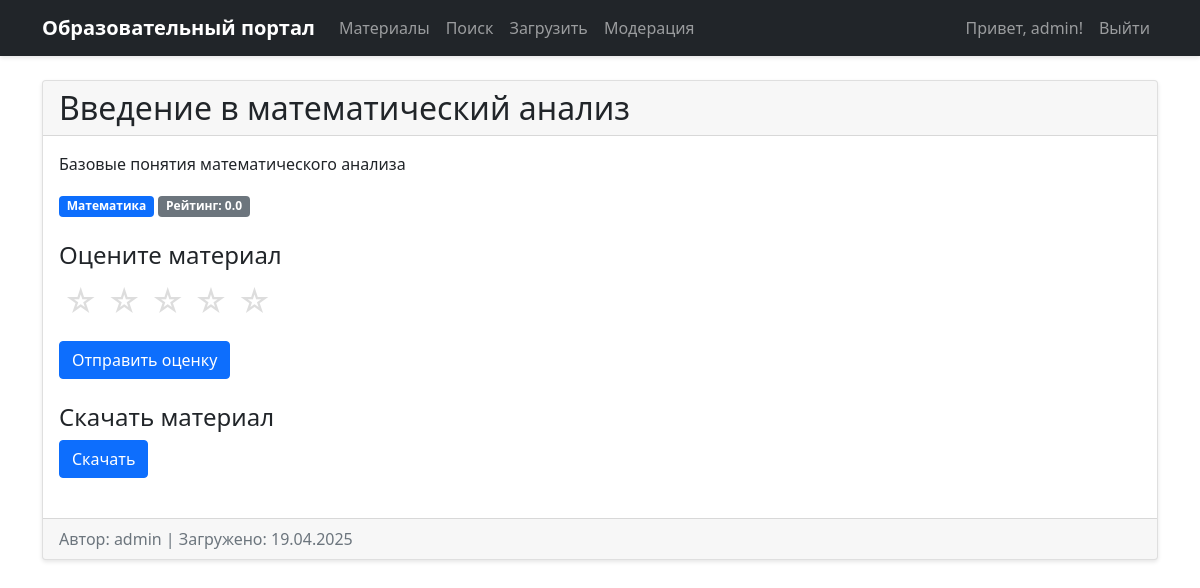
The page /materials/1 (signed in) on the database its author committed.
### app/models/user.py (models this page shows, shortened)
class User(UserMixin, db.Model):
    __tablename__ = 'users'
    id = db.Column(db.Integer, primary_key=True)
    username = db.Column(db.String(64), unique=True, nullable=False)
    password_hash = db.Column(db.String(128))
    role = db.Column(db.String(20), default='user')  # user/moderator/admin
    materials = db.relationship('Material', backref='author', lazy=True)
    ratings = db.relationship('Rating', backref='user', lazy=True)
    def is_moderator(self):
        return self.role == 'moderator' or self.role == 'admin'

### app/models/material.py (models this page shows, shortened)
class Material(db.Model):
    __tablename__ = 'materials'
    id = db.Column(db.Integer, primary_key=True)
    title = db.Column(db.String(120), nullable=False)
    description = db.Column(db.Text)
    file_url = db.Column(db.String(500))  # Ссылка на Google Drive
    status = db.Column(db.String(20), default='unapproved')  # unapproved/approved/rejected
    created_at = db.Column(db.DateTime, default=datetime.utcnow)
    author_id = db.Column(db.Integer, db.ForeignKey('users.id'), nullable=False)
    category_id = db.Column(db.Integer, db.ForeignKey('categories.id'))
    ratings = db.relationship('Rating', backref='material', lazy='dynamic')
    def average_rating(self):
        ratings = self.ratings.all()
        if not ratings:
            return 0
        return sum(rating.value for rating in ratings) / len(ratings)

### app/models/category.py (models this page shows, shortened)
class Category(db.Model):
    __tablename__ = 'categories'
    id = db.Column(db.Integer, primary_key=True)
    name = db.Column(db.String(50), unique=True, nullable=False)
    materials = db.relationship('Material', backref='category', lazy=True)

### app/routes/material_routes.py (the view)
@bp.route('/materials/<int:id>')
def detail(id):
    material = Material.query.get_or_404(id)
    form = RatingForm()
    return render_template('materials/detail.html', material=material, form=form)

### app/models/user.py (called while the page is built)
@login_manager.user_loader
def load_user(id):
    return User.query.get(int(id))

### app/templates/materials/detail.html (shortened to what this page needs)
{% extends "base.html" %}
{% block content %}
<div class="card">
    <div class="card-header">
        <h2 class="mb-0">{{ material.title }}</h2>
    </div>
    <div class="card-body">
        <div class="mb-4">
            <p class="card-text">{{ material.description }}</p>
            <div class="mb-2">
                <span class="badge bg-primary">{{ material.category.name }}</span>
                <span class="badge bg-secondary">Рейтинг: {{ "%.1f"|format(material.average_rating()) }}</span>
            </div>
        </div>
        <div class="mb-4">
            <h4>Оцените материал</h4>
            <form id="rating-form" method="POST" action="{{ url_for('material.rate', id=material.id) }}">
                <div class="rating mb-3">
                    {% for i in range(5, 0, -1) %}
                        <label for="star{{ i }}" title="{{ i }} звезд">☆</label>
                    {% endfor %}
                </div>
                <button type="submit" class="btn btn-primary">Отправить оценку</button>
            </form>
        </div>
        <div class="mb-4">
            <h4>Скачать материал</h4>
            <a href="{{ material.file_url }}" class="btn btn-primary" target="_blank">
                 Скачать
            </a>
        </div>
    </div>
    <div class="card-footer text-muted">
        Автор: {{ material.author.username }} |
        Загружено: {{ material.created_at.strftime('%d.%m.%Y') }}
    </div>
</div>
{% endblock %}

### app/templates/base.html (shortened to what this page needs)
<!DOCTYPE html>
<html lang="ru">
<head>
    <link rel="stylesheet" href="{{ url_for('static', filename='css/main.css') }}">
    <link href="https://cdn.jsdelivr.net/npm/bootstrap@5.1.3/dist/css/bootstrap.min.css" rel="stylesheet">
</head>
<body>
    <nav class="navbar navbar-expand-lg navbar-dark bg-dark">
        <div class="container">
            <a class="navbar-brand" href="{{ url_for('material.list') }}">Образовательный портал</a>
            <div class="collapse navbar-collapse" id="navbarNav">
                <ul class="navbar-nav me-auto">
                    <li class="nav-item">
                        <a class="nav-link" href="{{ url_for('material.list') }}">Материалы</a>
                    </li>
                    <li class="nav-item">
                        <a class="nav-link" href="{{ url_for('search.search') }}">Поиск</a>
                    </li>
                    {% if current_user.is_authenticated %}
                        <li class="nav-item">
                            <a class="nav-link" href="{{ url_for('material.upload') }}">Загрузить</a>
                        </li>
                        {% if current_user.is_moderator() %}
                            <li class="nav-item">
                                <a class="nav-link" href="{{ url_for('moderation.panel') }}">Модерация</a>
                            </li>
                        {% endif %}
                    {% endif %}
                </ul>
                <ul class="navbar-nav">
                    {% if current_user.is_authenticated %}
                        <li class="nav-item">
                            <span class="nav-link">Привет, {{ current_user.username }}!</span>
                        </li>
                        <li class="nav-item">
                            <a class="nav-link" href="{{ url_for('auth.logout') }}">Выйти</a>
                        </li>
                    {% endif %}
                </ul>
            </div>
        </div>
    </nav>
    <div class="container mt-4">
        {% block content %}{% endblock %}
    </div>
</body>
</html>

### app/static/css/main.css (style rules this page uses)
body { background-color: #f8f9fa; }
.card { box-shadow: 0 2px 4px rgba(0, 0, 0, 0.1); transition: transform 0.2s; }
.navbar { box-shadow: 0 2px 4px rgba(0, 0, 0, 0.1); }
.navbar-brand { font-weight: bold; }
.btn { border-radius: 4px; }
.btn-primary { background-color: #007bff; border-color: #007bff; }
.card-header { background-color: #fff; border-bottom: 1px solid rgba(0, 0, 0, 0.125); }
.card-footer { background-color: #fff; border-top: 1px solid rgba(0, 0, 0, 0.125); }
.rating { display: flex; flex-direction: row-reverse; justify-content: flex-end; }
.rating label { font-size: 2em; color: #ddd; cursor: pointer; padding: 0 5px; }
.badge { padding: 0.5em 0.75em; font-weight: 500; }

### app/templates/materials/detail.html (style rules this page uses)
.rating { display: flex; flex-direction: row-reverse; justify-content: flex-end; }
.rating label { font-size: 2em; color: #ddd; cursor: pointer; padding: 0 5px; }

### rows shown on the page
User: username "admin", author.username "admin"
Material: title "Введение в математический анализ", description "Базовые понятия математического анализа", created_at "19.04.2025"
Category: category.name "Математика"

### other values the page prints
{{ "%.1f"|format(material.average_rating()) }} "0.0"
